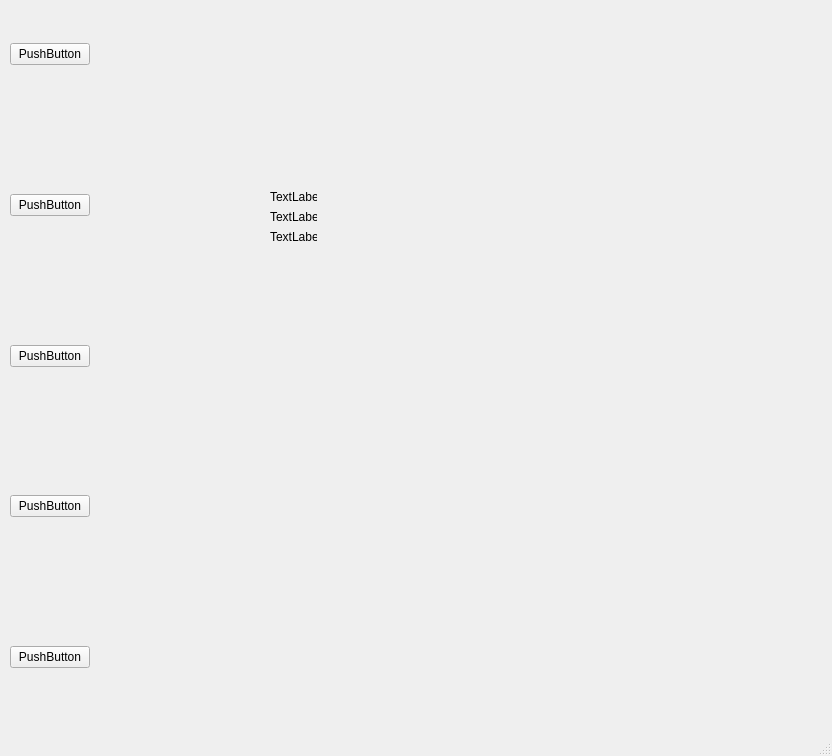
<?xml version="1.0" encoding="UTF-8"?>
<ui version="4.0">
 <class>MainWindow</class>
 <widget class="QMainWindow" name="MainWindow">
  <property name="geometry">
   <rect>
    <x>0</x>
    <y>0</y>
    <width>832</width>
    <height>756</height>
   </rect>
  </property>
  <property name="windowTitle">
   <string>MainWindow</string>
  </property>
  <widget class="QWidget" name="centralwidget">
   <widget class="QWidget" name="formLayoutWidget">
    <property name="geometry">
     <rect>
      <x>10</x>
      <y>0</y>
      <width>83</width>
      <height>711</height>
     </rect>
    </property>
    <layout class="QFormLayout" name="formLayout">
     <item row="1" column="0">
      <widget class="QPushButton" name="pushButton">
       <property name="text">
        <string>PushButton</string>
       </property>
      </widget>
     </item>
     <item row="2" column="0">
      <spacer name="verticalSpacer_4">
       <property name="orientation">
        <enum>Qt::Vertical</enum>
       </property>
       <property name="sizeHint" stdset="0">
        <size>
         <width>20</width>
         <height>120</height>
        </size>
       </property>
      </spacer>
     </item>
     <item row="3" column="0">
      <widget class="QPushButton" name="pushButton_2">
       <property name="text">
        <string>PushButton</string>
       </property>
      </widget>
     </item>
     <item row="4" column="0">
      <spacer name="verticalSpacer_3">
       <property name="orientation">
        <enum>Qt::Vertical</enum>
       </property>
       <property name="sizeHint" stdset="0">
        <size>
         <width>20</width>
         <height>120</height>
        </size>
       </property>
      </spacer>
     </item>
     <item row="5" column="0">
      <widget class="QPushButton" name="pushButton_3">
       <property name="text">
        <string>PushButton</string>
       </property>
      </widget>
     </item>
     <item row="6" column="0">
      <spacer name="verticalSpacer_2">
       <property name="orientation">
        <enum>Qt::Vertical</enum>
       </property>
       <property name="sizeHint" stdset="0">
        <size>
         <width>20</width>
         <height>120</height>
        </size>
       </property>
      </spacer>
     </item>
     <item row="7" column="0">
      <widget class="QPushButton" name="pushButton_4">
       <property name="text">
        <string>PushButton</string>
       </property>
      </widget>
     </item>
     <item row="8" column="0">
      <spacer name="verticalSpacer">
       <property name="orientation">
        <enum>Qt::Vertical</enum>
       </property>
       <property name="sizeHint" stdset="0">
        <size>
         <width>20</width>
         <height>120</height>
        </size>
       </property>
      </spacer>
     </item>
     <item row="9" column="0">
      <widget class="QPushButton" name="pushButton_5">
       <property name="text">
        <string>PushButton</string>
       </property>
      </widget>
     </item>
     <item row="0" column="0">
      <spacer name="verticalSpacer_5">
       <property name="orientation">
        <enum>Qt::Vertical</enum>
       </property>
       <property name="sizeHint" stdset="0">
        <size>
         <width>20</width>
         <height>40</height>
        </size>
       </property>
      </spacer>
     </item>
     <item row="10" column="0">
      <spacer name="verticalSpacer_6">
       <property name="orientation">
        <enum>Qt::Vertical</enum>
       </property>
       <property name="sizeHint" stdset="0">
        <size>
         <width>20</width>
         <height>40</height>
        </size>
       </property>
      </spacer>
     </item>
    </layout>
   </widget>
   <widget class="QLabel" name="label">
    <property name="geometry">
     <rect>
      <x>270</x>
      <y>190</y>
      <width>47</width>
      <height>13</height>
     </rect>
    </property>
    <property name="text">
     <string>TextLabel</string>
    </property>
   </widget>
   <widget class="QLabel" name="label_2">
    <property name="geometry">
     <rect>
      <x>270</x>
      <y>210</y>
      <width>47</width>
      <height>13</height>
     </rect>
    </property>
    <property name="text">
     <string>TextLabel</string>
    </property>
   </widget>
   <widget class="QLabel" name="label_3">
    <property name="geometry">
     <rect>
      <x>270</x>
      <y>230</y>
      <width>47</width>
      <height>13</height>
     </rect>
    </property>
    <property name="text">
     <string>TextLabel</string>
    </property>
   </widget>
  </widget>
  <widget class="QMenuBar" name="menubar">
   <property name="geometry">
    <rect>
     <x>0</x>
     <y>0</y>
     <width>832</width>
     <height>21</height>
    </rect>
   </property>
  </widget>
  <widget class="QStatusBar" name="statusbar"/>
 </widget>
 <resources/>
 <connections/>
</ui>
